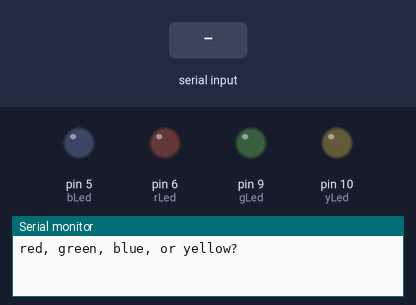
Simulated run of this sketch. Board: Arduino Uno, built with avr-gcc and run on an emulated ATmega328P. Parts: output pins drawn as LEDs (lit = HIGH), the last lines printed to the serial monitor. The test bench sets the inputs (shaded band).

Above: at 1.2 s.
1.3 s: "blue" received over Serial
At 2.7 s:
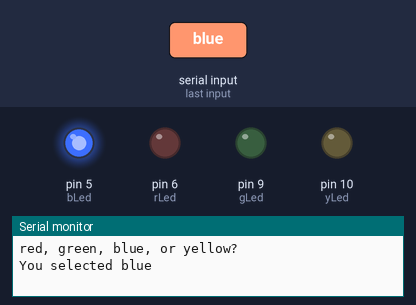
Timing chart, 0 to 4.3 s (numbered marks = the images above; inputs shaded):
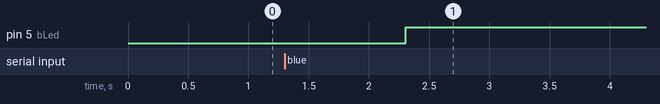

Measured:
- after the input at 1.3 s, pin 5 (bLed): LOW → HIGH after 1.0 s

The sketch:

McWhorte_19rSerialWriteLED.ino
```cpp
int bLed = 5;
int rLed = 6;
int gLed = 9;
int yLed = 10;
String msg = ("red, green, blue, or yellow?");
String myColor;
String msg2 = ("Your color is ");

void setup() {
pinMode(bLed,OUTPUT);
pinMode(rLed,OUTPUT);
pinMode(gLed,OUTPUT);
pinMode(yLed,OUTPUT);
Serial.begin(9600);
while(!Serial);

}

void loop() {
   myColor = ""; // reset myColor to blank
   Serial.println(msg);
    while(myColor=="") {
    myColor = Serial.readString();
    }
   Serial.print("You selected ");
   Serial.println(myColor);

   while (myColor == "blue"){
    digitalWrite(bLed,HIGH);
    digitalWrite(rLed,LOW);
    digitalWrite(gLed,LOW);
    digitalWrite(yLed,LOW);
    delay(5000);
    }
  while (myColor == "red"){
    digitalWrite(rLed,HIGH);
    digitalWrite(bLed,LOW);
    digitalWrite(gLed,LOW);
    digitalWrite(yLed,LOW);
     }
  while (myColor == "green"){
    digitalWrite(gLed,HIGH);
    digitalWrite(rLed,LOW);
    digitalWrite(bLed,LOW);
    digitalWrite(yLed,LOW);
     }
   while (myColor == "yellow"){
    digitalWrite(bLed,LOW);
    digitalWrite(rLed,LOW);
    digitalWrite(gLed,LOW);
    digitalWrite(yLed,HIGH);
     }
   }
```
